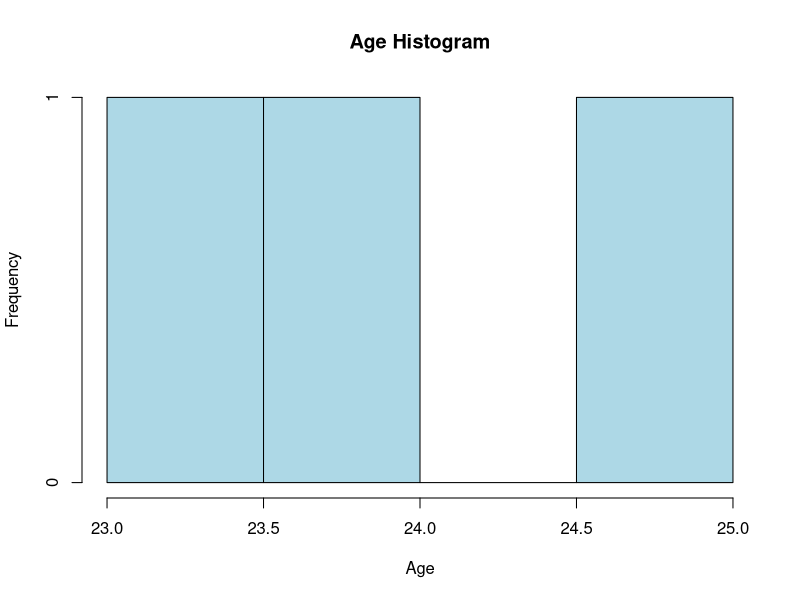
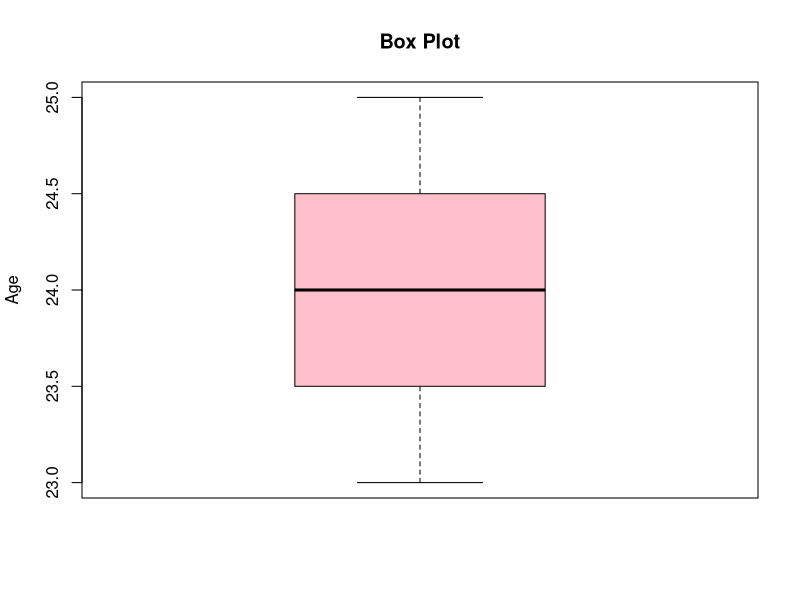

The R script that drew these images, in order:
names <- c("siri", "chiru", "loki")
age <- c(23, 24, 25)
marks <- c(88, 78, 25)

df <- data.frame(names, age, marks)

# Histogram
hist(df$age,
     main = "Age Histogram",
     xlab = "Age",
     col = "lightblue")

# Box plot
boxplot(df$age,
        main = "Box Plot",
        ylab = "Age",
        col = "pink")
